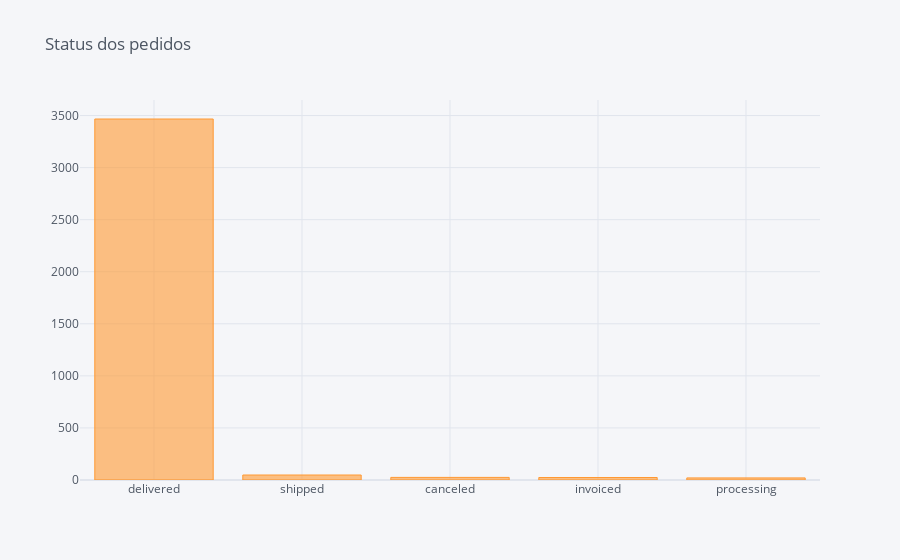

Notebook source saved alongside this figure:
### Code cell
df.order_status.value_counts().iplot(kind='bar', title='Status dos pedidos')

### Figure 1 — Plotly figure (JSON) as saved in the notebook; plotly's stock layout.template omitted (floating-point values rounded to 4 significant figures)
{"data": [{"marker": {"color": "rgba(255, 153, 51, 0.6)", "line": {"color": "rgba(255, 153, 51, 1.0)", "width": 1}}, "name": "order_status", "orientation": "v", "text": "", "type": "bar", "x": ["delivered", "shipped", "canceled", "invoiced", "processing"], "y": [3467, 48, 25, 24, 20]}], "layout": {"legend": {"bgcolor": "#F5F6F9", "font": {"color": "#4D5663"}}, "paper_bgcolor": "#F5F6F9", "plot_bgcolor": "#F5F6F9", "title": {"font": {"color": "#4D5663"}, "text": "Status dos pedidos"}, "xaxis": {"gridcolor": "#E1E5ED", "showgrid": true, "tickfont": {"color": "#4D5663"}, "title": {"font": {"color": "#4D5663"}, "text": ""}, "zerolinecolor": "#E1E5ED"}, "yaxis": {"gridcolor": "#E1E5ED", "showgrid": true, "tickfont": {"color": "#4D5663"}, "title": {"font": {"color": "#4D5663"}, "text": ""}, "zerolinecolor": "#E1E5ED"}}}
